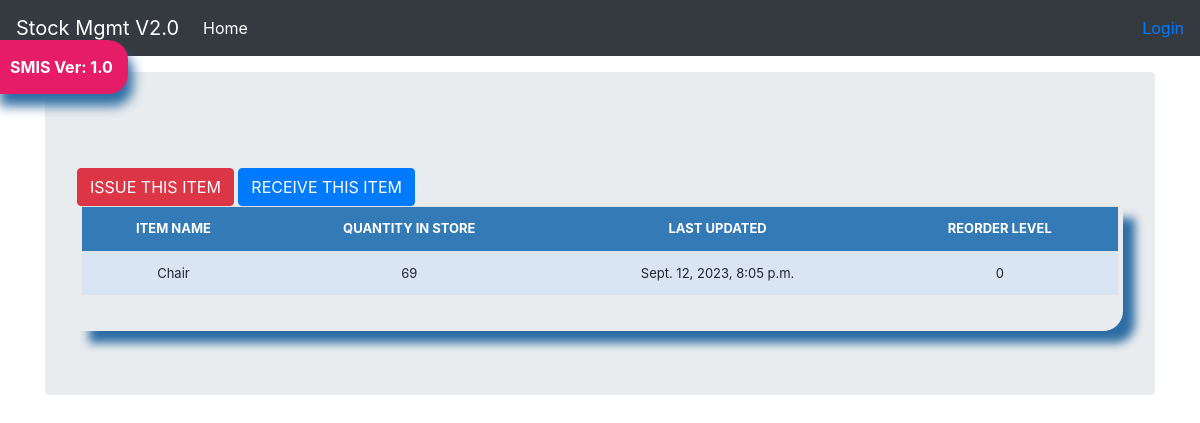
Page /stock_detail/14/ on the committed database.
### store/models.py (models this page shows, shortened)
class Stock(models.Model):
    category = models.ForeignKey(Category, on_delete=models.CASCADE, blank= True)
    item_name = models.CharField(max_length=50, blank=True, null=True)
    quantity = models.IntegerField(default='0', blank=False, null=True)
    receive_quantity = models.IntegerField(default='0', blank=True, null=True)
    receive_by = models.CharField(max_length=50, blank=True, null=True)
    issue_quantity = models.IntegerField(default='0', blank=True, null=True)
    issue_by = models.CharField(max_length=50, blank=True, null=True)
    issue_to = models.CharField(max_length=50, blank=True, null=True)
    phone_number = models.CharField(max_length=50, blank=True, null=True)
    created_by = models.CharField(max_length=50, blank=True, null=True)
    reorder_level = models.IntegerField(default='0', blank=True, null=True)
    last_updated = models.DateTimeField(auto_now_add=False, auto_now=True)
    timestamp = models.DateTimeField(auto_now_add=True, auto_now=False)
    date = models.DateTimeField(auto_now_add=False, auto_now=False)

### store/views.py (the view)
# urls.py: path('stock_detail/<str:pk>/', views.stock_detail, name="stock_detail"),
def stock_detail(request, pk):
	queryset = Stock.objects.get(id=pk)
	context = {
		"queryset": queryset,
	}
	return render(request, "stock_detail.html", context)

### store/templates/stock_detail.html (shortened to what this page needs)
{% load static %}
<!DOCTYPE html>
<html lang="en">
  <head>
    <link href="{% static 'js/jquery-ui-1.13.2/jquery-ui.min.css' %}" rel="stylesheet">
    <link href="{% static 'js/jquery-ui-1.13.2/jquery-ui.structure.min.css' %}" rel="stylesheet">
    <link href="{% static 'js/jquery-ui-1.13.2/jquery-ui.theme.min.css' %}" rel="stylesheet">
    <link href="{% static 'css/stylesheet.css' %}" rel="stylesheet">
    <link href="{% static 'css/bootstrap.min.css' %}" rel="stylesheet">
	<link href="{% static 'css/navbar-top-fixed.css' %}" rel="stylesheet">
  </head>
  <body>
  {% include 'navbar.html' %}
<main role="main" class="container">
  <div class="jumbotron">
    <br>
    <a href="{% url 'issue_items' queryset.id %}"><div class='btn btn-danger'>ISSUE THIS ITEM</div></a>
    <a href="{% url 'receive_items' queryset.id %}"><div class='btn btn-primary'>RECEIVE THIS ITEM</div></a>
    <div class="display_table">
        <table class='table'>
                <tr>
                  <th>ITEM NAME</th>
                  <th>QUANTITY IN STORE</th>
                  <th>LAST UPDATED</th>
                  <th>REORDER LEVEL</th>
                </tr>
                <tr>
                  <td>{{queryset.item_name}}</td>
                  <td>{{queryset.quantity}}</td>
                  <td>{{queryset.last_updated}}</td>
                  <td>{{queryset.reorder_level}}</td>
                </tr>
        </table>
    </div>
  </div>
</main>
</body>
</html>

### store/static/css/stylesheet.css (style rules this page uses)
body { background-color: #34eb6b; background-image: url("../img/bg.jpg"); }
.table { font-size: 13px; text-align: center; width: 95%; margin: auto; text-align: center; }
.table tr:nth-child(odd) { background: #B8CAE4 }
.table tr:nth-child(even) { background: #dae5f4 }
th { background-color: #337ab7; color: white; }
.display_table { border-bottom-right-radius: 20px; padding-left: 5px; padding-right: 5px; padding-bottom: 20px; box-shadow: 12px 12px 10px #2e6da4; }

### store/static/css/navbar-top-fixed.css (style rules this page uses)
body { min-height: 75rem; padding-top: 4.5rem; }

### rows in the picture
Stock: item_name "Chair", quantity "69", last_updated "Sept. 12, 2023, 8:05 p.m.", reorder_level "0"
